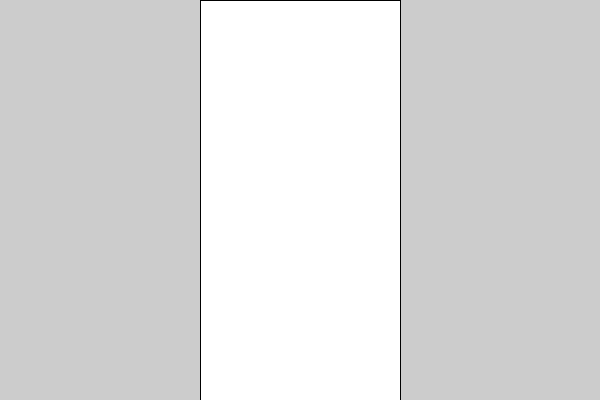
Frame 1 (no input)
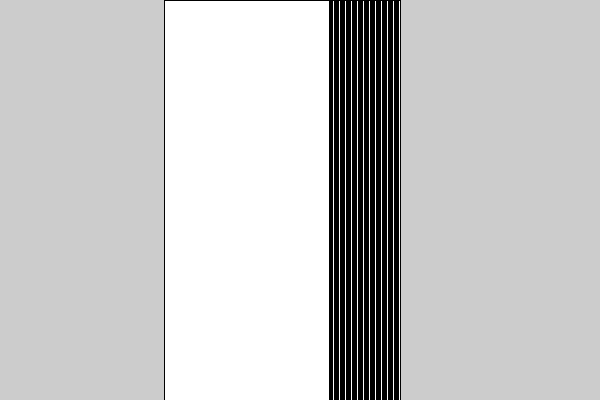
Frame 60 (the mouse pressed at the canvas centre just before this capture)
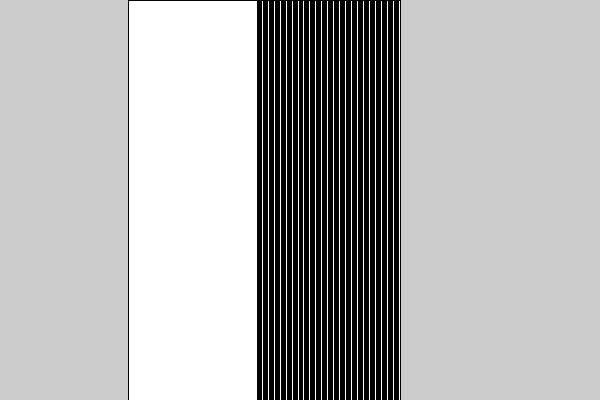
Frame 120 (the mouse held since frame 60 and released just before this capture)

The Processing sketch that drew these frames (run headless with seeded random() and noise(); from frame 60 on, the mouse is pressed at the canvas centre):

// Processing sketch: processing_136149
// ── processing_136149.pde





float a;




void setup() { 

  size(600, 400);

  stroke(0); 

  a = height/2;

}




void draw() {  

fill (255);

rectMode(CORNER);

rect(a,0,a,width);

a = a-0.6;

if ( a < 0) { 

a = height;

  }

}
